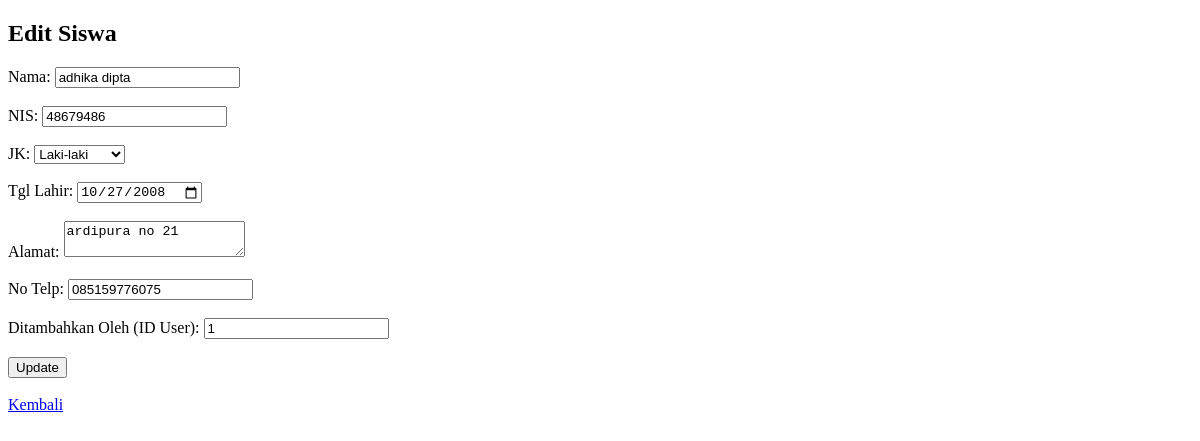
Before: /administrator/siswa/edit_siswa.php?id=1 with the older database file.
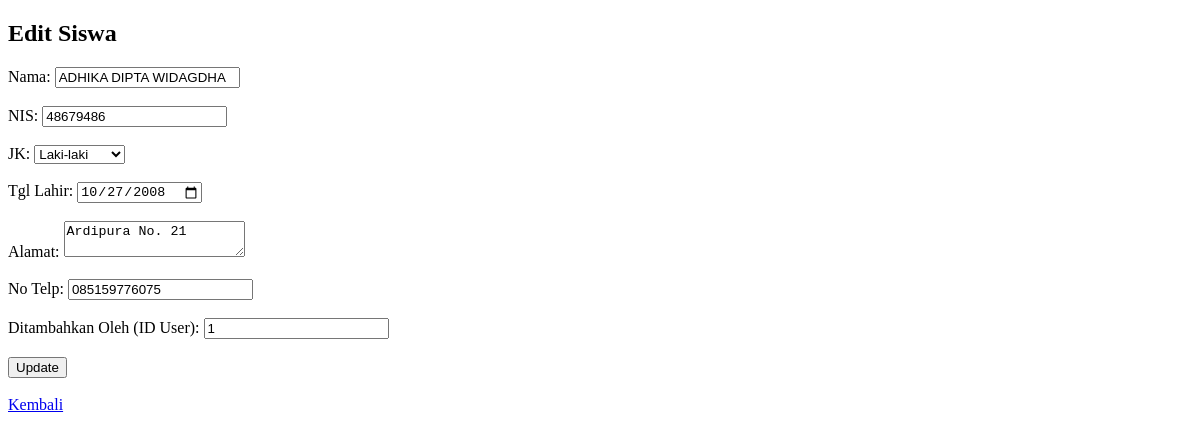
After: the same page with the newer database file.
### tables this page shows
CREATE TABLE IF NOT EXISTS `siswa` (
  `id_siswa` int(11) NOT NULL,
  `nm_siswa` varchar(25) NOT NULL,
  `nis_siswa` varchar(20) NOT NULL,
  `jk_siswa` enum('laki-laki','perempuan') NOT NULL,
  `tgl_lahir` date NOT NULL,
  `alamat_siswa` text NOT NULL,
  `no_telp_siswa` varchar(12) NOT NULL,
  `id_user` int(11) NOT NULL
);

### administrator/siswa/edit_siswa.php (the view, shortened to what this page needs)
<?php
include "../../koneksi.php";
$id = $_GET['id'];
$data = mysqli_fetch_assoc(mysqli_query($conn, "SELECT * FROM siswa WHERE id_siswa='$id'"));
?>
<!DOCTYPE html>
<html>
<head><title>Edit Siswa</title></head>
<body>
    <h2>Edit Siswa</h2>
    <form action="prs_edit_siswa.php" method="POST">
        Nama: <input type="text" name="nm_siswa" value="<?= $data['nm_siswa']; ?>" required><br><br>
        NIS: <input type="text" name="nis_siswa" value="<?= $data['nis_siswa']; ?>" required><br><br>
        JK: <select name="jk_siswa">
            <option value="laki-laki" <?= $data['jk_siswa']; ?>>Laki-laki</option>
        </select><br><br>
        Tgl Lahir: <input type="date" name="tgl_lahir" value="<?= $data['tgl_lahir']; ?>" required><br><br>
        Alamat: <textarea name="alamat_siswa" required><?= $data['alamat_siswa']; ?></textarea><br><br>
        No Telp: <input type="text" name="no_telp_siswa" value="<?= $data['no_telp_siswa']; ?>" required><br><br>
        Ditambahkan Oleh (ID User): <input type="text" name="id_user" value="<?= $data['id_user']; ?>" required><br><br>
        <button type="submit" name="update">Update</button><br><br>
        <a href="../siswa/index.php">Kembali</a>
    </form>
</body>
</html>

Changed rows visible on the page:
changed siswa: nm_siswa "adhika dipta" → "ADHIKA DIPTA WIDAGDHA"; alamat_siswa "ardipura no 21" → "Ardipura No. 21"
